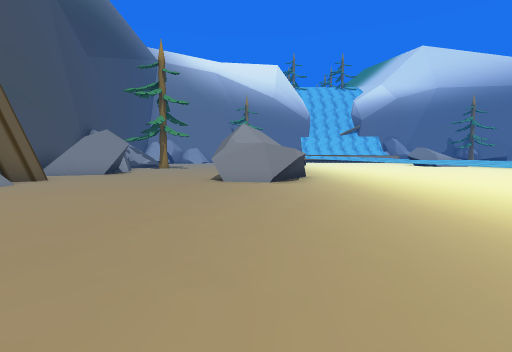
view 1 (above)

17 first-person views from a walk through a Unity game level. The camera is 1.4 m above the floor, tilts 4° down and sees 85° across. The floor is counted in squares, 2 m on a side. Each view is taken from the middle of a square. On the plan, view 1 faces up. The plan holds only what a view shows up to about 9 squares ahead; the rest is blank. The place goes on beyond the plan. Some surface patterns are stand-ins.

view 2
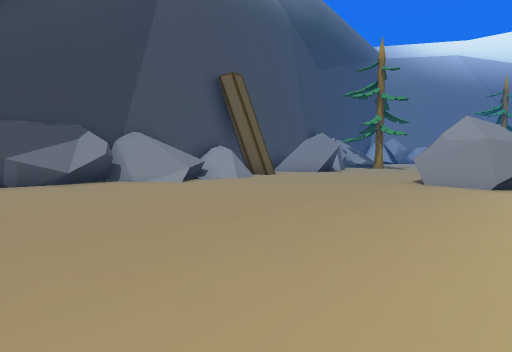

view 3
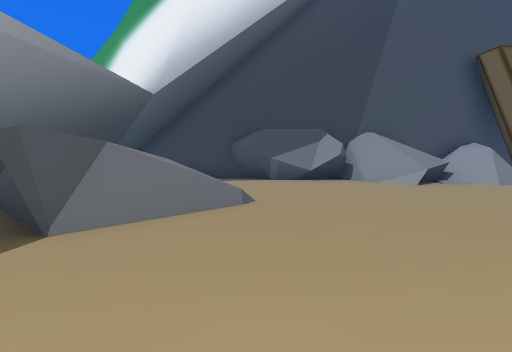

view 4
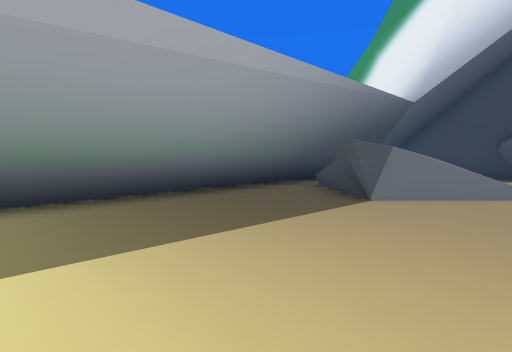

view 5
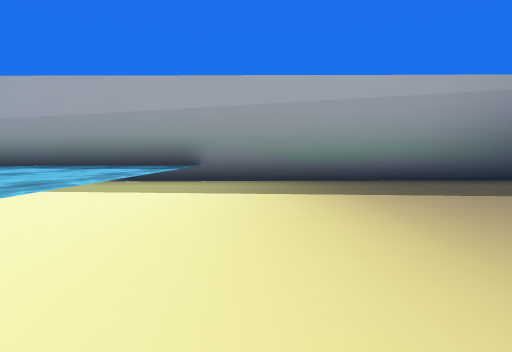

view 6
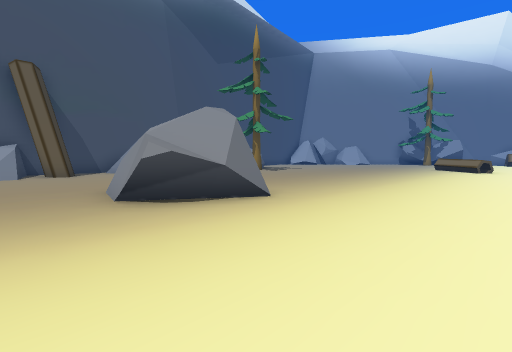

view 7
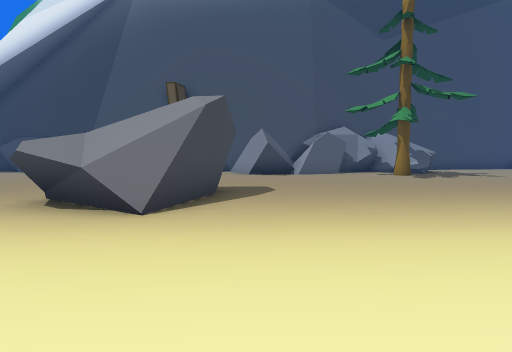

view 8
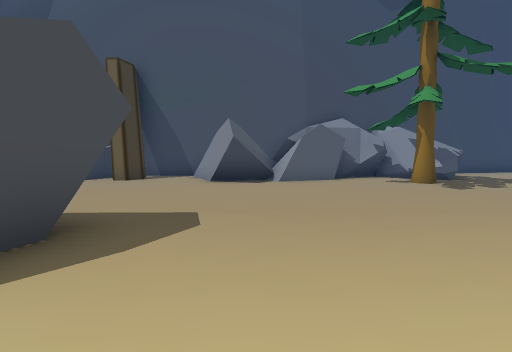

view 9
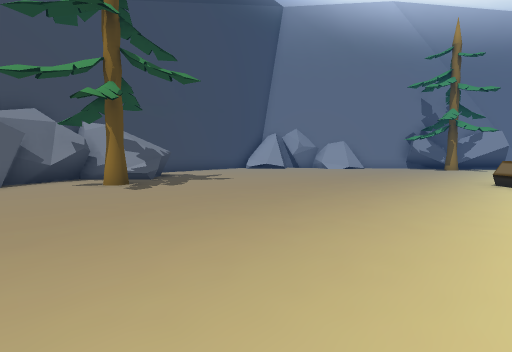

view 10
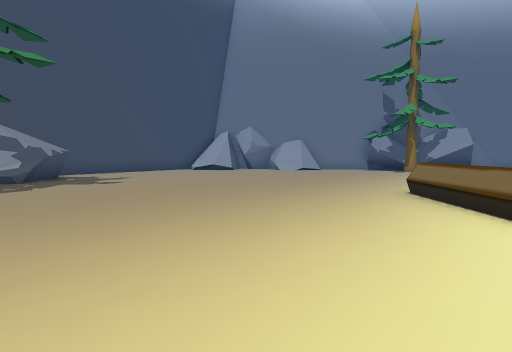

view 11
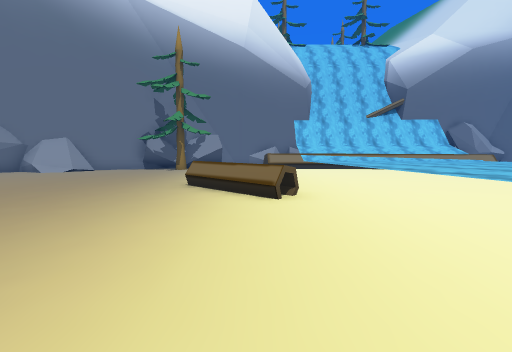

view 12
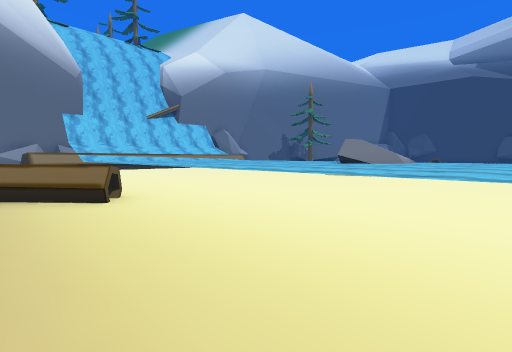

view 13
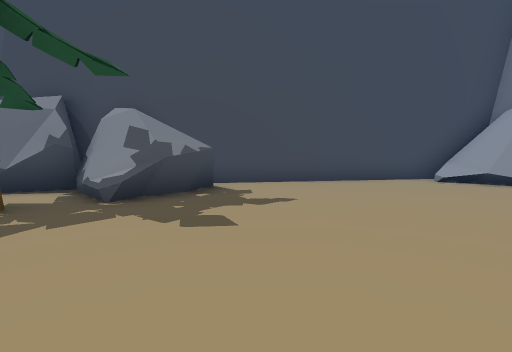

view 14
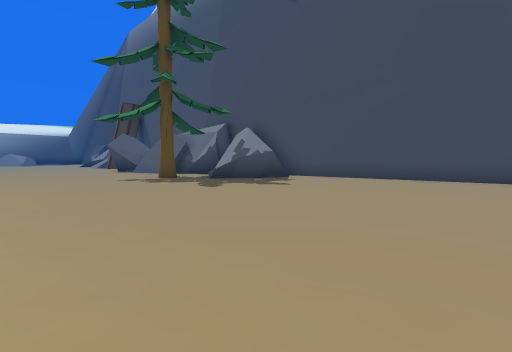

view 15
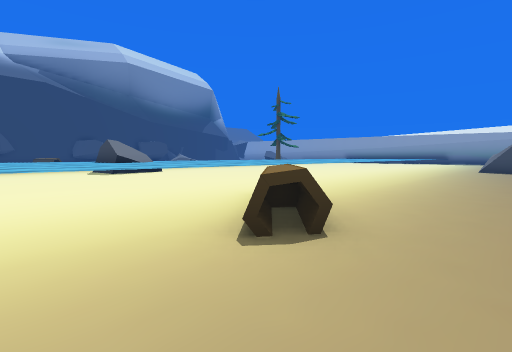

view 16
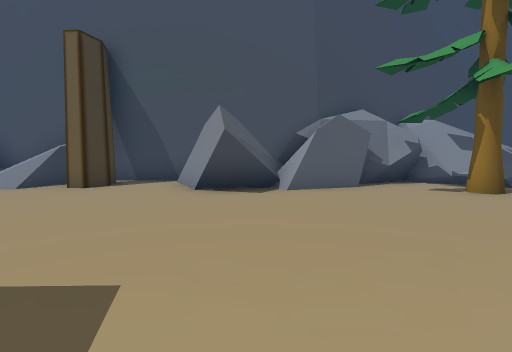

view 17
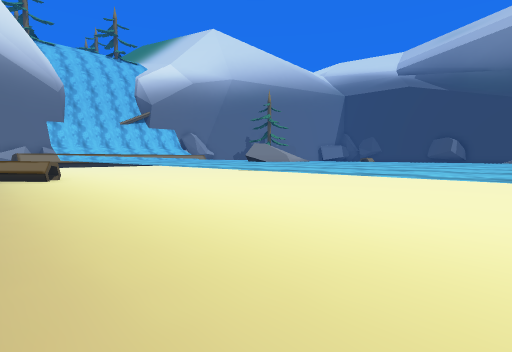

### Floor plan
Key: @ floor where view 1 was taken; # wall or solid block; . floor; / step, stairs or slope; = window, fence, low wall or low ledge; ≈ water the walk keeps out of; ^ raised ledge; T tree.
Columns run from 11 left of view 1 to 8 right of it. Each row starts with its distance up from view 1.
 25 #=...............≈≈≈
 24 #................≈≈≈
 23 #............^...≈≈≈
 22 ##...........=^..≈≈≈
 21  #............=..≈≈≈
 20  #...............≈≈≈
 19  #.#.............≈≈≈
 18    #^............≈≈≈
 17    ##............≈≈≈
 16   ##..T..........≈≈≈
 15    ##............≈≈≈
 14     #............≈≈≈
 13    ###...........≈≈≈
 12    #=#...........≈≈≈
 11    ###...........≈≈≈
 10   ##......###....
  9   #.......###....≈≈≈
  8   #.#/....###....≈≈
  7    ##/...........≈
  6    #//...........≈
  5    #^............
  4    ##/..........
  3    ##...........
  2    #.............
  1    #.............≈
  0    #.......@.....≈≈
 -1    #.. ==........≈≈≈
 -2    #   =##.......≈≈≈
 -3    #    =#.......≈≈≈
 -4         .........≈≈≈
 -5       ##############

Positions as (right, up) in squares from view 1, and headings:
1: (0, 0), facing up
2: (1, 0), facing up-left
3: (1, 0), facing left
4: (3, 0), facing down-left
5: (4, 3), facing down
6: (5, 6), facing up-left
7: (5, 11), facing left
8: (2, 12), facing left
9: (2, 14), facing up-left
10: (3, 17), facing up-left
11: (3, 16), facing up
12: (2, 16), facing up-right
13: (-2, 20), facing left
14: (-1, 25), facing down-left
15: (0, 25), facing down-right
16: (0, 12), facing left
17: (2, 11), facing up-right
